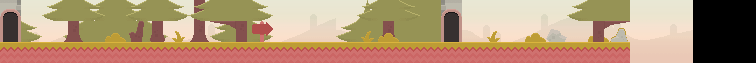

This game map was drawn from its Tiled (.tmx) file and the tilesets committed beside it. A one-line description and the full map source follow:
An orthogonal 36x3 tile map with 21x21 px tiles, 6 tile layers (background, background3, background2, Tile Layer 3, ...), 2 tilesets.

<map version="1.10" tiledversion="1.10.2" orientation="orthogonal" renderorder="right-down" width="36" height="3" tilewidth="21" tileheight="21" infinite="0" nextlayerid="7" nextobjectid="1">
 <tileset firstgid="1" name="background" tilewidth="231" tileheight="63" tilecount="3" columns="1">
  <image source="kenney_platformer-art-pixel-redux/Backgrounds/backgrounds_edited.png" width="231" height="189" />
 </tileset>
 <tileset firstgid="4" name="tiles" tilewidth="21" tileheight="21" tilecount="900" columns="30">
  <image source="kenney_platformer-art-pixel-redux/Tilemap/tilemap_packed_edited.png" width="630" height="630" />
 </tileset>
 <layer id="1" name="background" width="36" height="3">
  <data encoding="csv">
0,0,0,0,0,0,0,0,0,0,0,0,0,0,0,0,0,0,0,0,0,0,0,0,0,0,0,0,0,0,0,0,0,0,0,0,
0,0,0,0,0,0,0,0,0,0,0,0,0,0,0,0,0,0,0,0,0,0,0,0,0,0,0,0,0,0,0,0,0,0,0,0,
1,0,0,0,0,0,0,0,0,0,0,1,0,0,0,0,1,0,0,0,0,0,1,0,0,0,0,0,0,0,0,0,0,0,0,0
</data>
 </layer>
 <layer id="5" name="background3" width="36" height="3">
  <data encoding="csv">
634,0,0,0,672,673,674,0,0,637,0,634,0,0,0,0,0,634,672,673,673,673,0,0,0,0,0,0,0,0,0,0,0,0,0,0,
643,674,0,672,673,673,673,674,0,635,672,673,674,0,0,0,672,673,673,673,673,673,0,0,0,0,0,0,0,883,0,0,0,0,0,0,
643,643,643,643,643,643,643,643,643,643,643,643,643,0,0,0,643,643,643,643,643,643,643,643,643,643,643,643,643,643,0,0,0,0,0,0
</data>
 </layer>
 <layer id="4" name="background2" width="36" height="3">
  <data encoding="csv">
0,0,672,643,674,0,0,0,0,672,673,673,674,0,0,0,0,672,673,674,673,674,0,0,0,0,0,0,0,0,0,0,0,0,0,0,
0,0,0,635,0,50,667,0,21,0,671,668,259,0,0,0,0,2147483669,635,0,0,2147484315,0,2147483669,0,50,52,0,50,0,0,0,0,0,0,0,
643,643,643,643,643,643,643,643,643,643,643,643,643,0,0,0,643,643,643,643,643,643,643,643,643,643,643,643,643,643,0,0,0,0,0,0
</data>
 </layer>
 <layer id="3" name="Tile Layer 3" width="36" height="3">
  <data encoding="csv">
732,0,0,0,0,0,0,0,0,0,0,0,0,0,0,0,0,0,0,0,0,730,0,0,0,0,0,0,0,0,0,0,0,0,0,0,
0,0,0,0,0,0,0,0,0,0,0,0,0,0,0,0,0,0,0,0,0,730,0,0,0,0,0,0,0,0,0,0,0,0,0,0,
0,0,0,0,0,0,0,0,0,0,0,0,0,0,0,0,0,0,0,0,0,0,0,0,0,0,0,0,0,0,0,0,0,0,0,0
</data>
 </layer>
 <layer id="2" name="groud" width="36" height="3">
  <data encoding="csv">
705,0,0,0,0,0,0,0,0,0,0,0,0,0,0,0,0,0,0,0,0,705,0,0,0,0,0,0,0,0,0,0,0,0,0,0,
735,0,0,0,0,0,0,0,0,0,0,0,0,0,0,0,0,0,0,0,0,735,0,0,0,0,0,0,0,0,0,0,0,0,0,0,
127,127,127,127,127,127,127,127,127,127,127,127,127,127,127,127,127,127,127,127,127,127,127,127,127,127,127,127,127,127,0,0,0,0,0,0
</data>
 </layer>
 <layer id="6" name="foreground" width="36" height="3">
  <data encoding="csv">
0,0,0,0,0,0,672,673,674,0,0,0,0,0,0,0,0,0,0,0,0,0,0,0,0,0,0,672,673,673,0,0,0,0,0,0,
0,0,0,0,0,0,0,665,0,0,0,0,0,0,0,0,0,0,50,0,0,0,0,0,0,0,0,0,638,670,0,0,0,0,0,0,
0,0,0,0,0,0,0,0,0,0,0,0,0,0,0,0,0,0,0,0,0,0,0,0,0,0,0,0,0,0,0,0,0,0,0,0
</data>
 </layer>
</map>